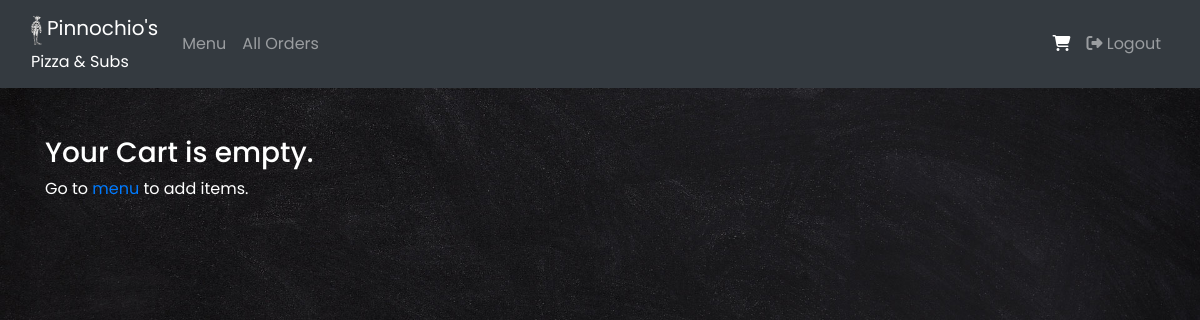
The page /cart/ (signed in) on the database as committed earlier.
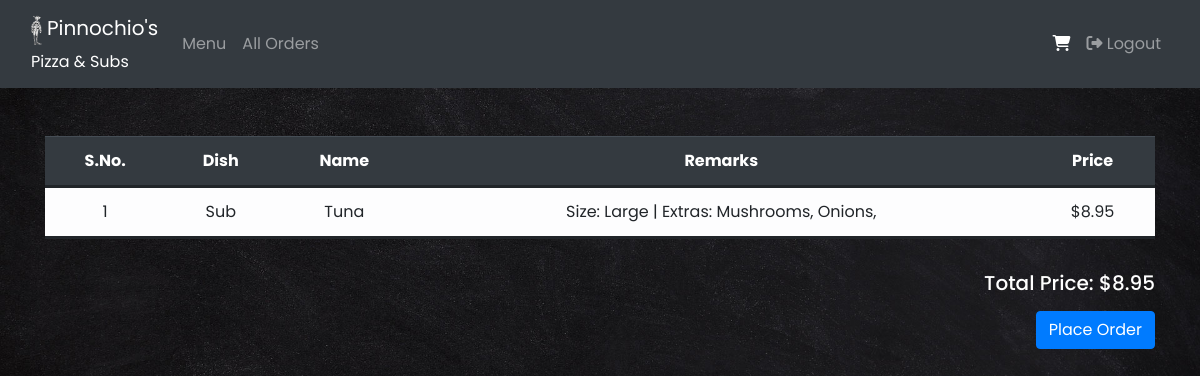
The same page on the database as committed later.
### orders/models.py (models this page shows, shortened)
class Orders(models.Model):
    username = models.CharField(max_length=32)
    dishtype = models.CharField(max_length=32)
    dishname = models.CharField(max_length=32)
    price = models.DecimalField(max_digits=5, decimal_places=2, help_text='Price in US dollars')
    remarks = models.TextField()
    status = models.CharField(max_length=32)

### orders/views.py (the view)
# urls.py: path("cart/", views.cart, name="cart"),
@login_required
def cart(request):
    orders = Orders.objects.filter(username = request.user.username).filter(status = 'Initiated')
    total_price = 0
    for order in orders:
        total_price += order.price
    context = {
        "orders" : orders,
        "total_price" : total_price,
    }
    return render(request, "orders/cart.html", context)

### orders/templates/orders/cart.html (shortened to what this page needs)
{% extends "orders/base.html" %}
{% block content %}
<div class="container pt-5">
    {% if orders %}
    <table class="table table-hover table-light">
        <thead class="thead-dark">
            <tr>
                <th>S.No.</th>
                <th>Dish</th>
                <th>Name</th>
                <th>Remarks</th>
                <th>Price</th>
            </tr>
        </thead>
        <tbody>
            {% for order in orders %}
            <tr>
                <td>{{ forloop.counter }}</td>
                <td>{{ order.dishtype }}</td>
                <td>{{ order.dishname }}</td>
                <td>{{ order.remarks }}</td>
                <td>${{ order.price }}</td>
            </tr>
            {% endfor %}
        </tbody>
    </table>
    <h5 class="text-white pt-3 mb-3 text-right"> Total Price: ${{ total_price }}</h5>
    <a href="{% url 'checkout'  %}" class="btn btn-primary float-right" > Place Order </a>
    {% else %}
    <h3 class="text-white"> Your Cart is empty.</h3>
    <p class="text-white"> Go to <a href="{% url 'index' %}"> menu </a> to add items.</p>
    {% endif %}
</div>
{% endblock %}

### orders/templates/orders/base.html (shortened to what this page needs)
{% load static %}
<!DOCTYPE html>
<html>
    <head>
        <link rel="stylesheet" href="https://maxcdn.bootstrapcdn.com/bootstrap/4.5.0/css/bootstrap.min.css">
        <link rel="stylesheet" href="{% static 'orders/styles.css' %}"/>
    </head>
    <body>
        <nav class="navbar navbar-expand-sm bg-dark navbar-dark">
            <div class="container-fluid">
                <a class="navbar-brand" href="/">
                    <img src="/static/orders/pinocchio.gif" alt="" height="30px">
                    Pinnochio's <br>
                    <small>Pizza & Subs</small>
                </a>
                <div class="collapse navbar-collapse" id="myNavbar">
                    {% if user.is_authenticated %}
                    <ul class="navbar-nav mr-auto">
                        <li class="nav-item"><a href="{% url 'index' %}" class="nav-link"> Menu </a></li>
                        {% if user.is_superuser %}
                        <li class="nav-item"><a href="{% url 'allorders' %}" class="nav-link"> All Orders </a></li>
                        {% endif %}
                    </ul>
                    <ul class="navbar-nav ml-auto">
                        <a class="nav-link active" href="{% url 'cart' %}"><i class="fa fa-shopping-cart" aria-hidden="true"></i></a>
                        <li class="nav-item"><a href="{% url 'logout' %}" class="nav-link"><i class="fas fa-sign-out-alt"></i> Logout </a></li>
                    </ul>
                    {% else %}
                    <ul class="navbar-nav ml-auto">
                        <li class="nav-item"><a href="{% url 'register' %}" class="nav-link"><i class="fas fa-user-plus"></i> Register </a></li>
                        <li class="nav-item"><a href="{% url 'login' %}" class="nav-link"><i class="fas fa-sign-in-alt"></i> Login </a></li>
                    </ul>
                    {% endif %}
                </div>
            </div>
        </nav>
        <main>
            {% block content %} {% endblock %}
        </main>
    </body>
</html>

### orders/static/orders/styles.css (style rules this page uses)
body { background-image: url('pizza-background.jpg'); background-repeat: no-repeat; background-attachment: fixed; background-size: cover; font-family: Poppins, sans-serif; }
.table tr { border-bottom: solid; }
.table tr, .table th { text-align: center; }

Rows that differ between the two databases and show on the page:
added Orders: dishtype "Sub", dishname "Tuna", remarks "Size: Large | Extras: Mushrooms, Onions,", price "8.95"
Other text that changed with them:
{{ total_price }}: (not shown) → "8.95"
text no longer shown: "Your Cart is empty. Go to menu to add items."
text now shown: "S.No. Dish Name Remarks Price Total Price: $ Place Order"
